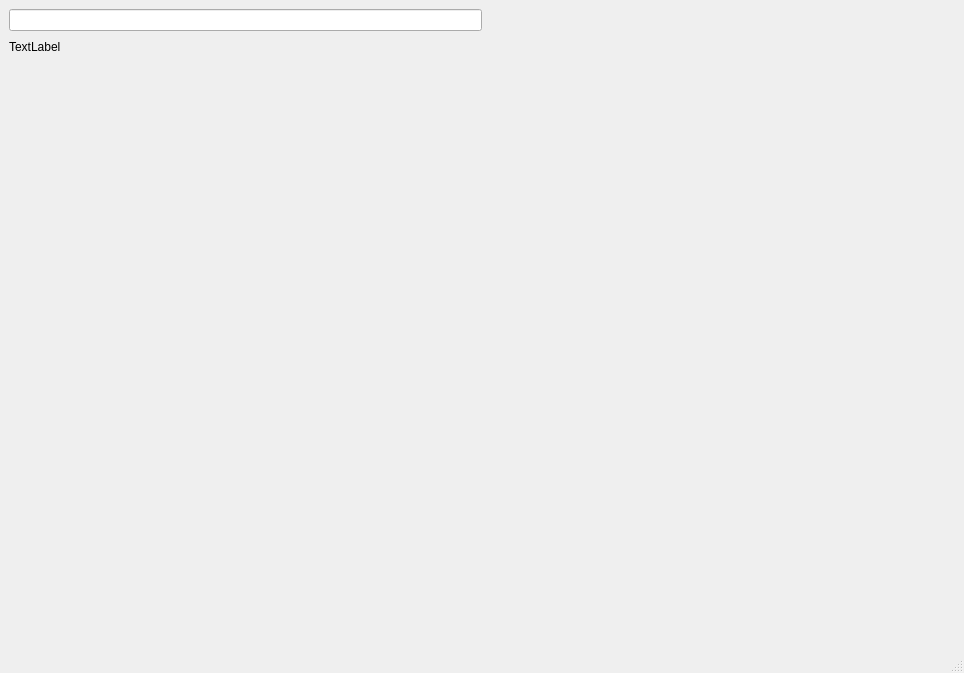
<?xml version="1.0" encoding="UTF-8"?>
<ui version="4.0">
 <class>MainWindow</class>
 <widget class="QMainWindow" name="MainWindow">
  <property name="geometry">
   <rect>
    <x>0</x>
    <y>0</y>
    <width>964</width>
    <height>673</height>
   </rect>
  </property>
  <property name="windowTitle">
   <string>Отображение карты</string>
  </property>
  <widget class="QWidget" name="centralwidget">
   <layout class="QGridLayout" name="gridLayout">
    <item row="1" column="0">
     <widget class="QLabel" name="g_map">
      <property name="text">
       <string>TextLabel</string>
      </property>
     </widget>
    </item>
    <item row="1" column="1">
     <spacer name="horizontalSpacer">
      <property name="orientation">
       <enum>Qt::Horizontal</enum>
      </property>
      <property name="sizeHint" stdset="0">
       <size>
        <width>40</width>
        <height>20</height>
       </size>
      </property>
     </spacer>
    </item>
    <item row="3" column="0">
     <spacer name="verticalSpacer">
      <property name="orientation">
       <enum>Qt::Vertical</enum>
      </property>
      <property name="sizeHint" stdset="0">
       <size>
        <width>20</width>
        <height>40</height>
       </size>
      </property>
     </spacer>
    </item>
    <item row="0" column="0">
     <widget class="QLineEdit" name="lineEdit"/>
    </item>
   </layout>
  </widget>
  <widget class="QMenuBar" name="menubar">
   <property name="geometry">
    <rect>
     <x>0</x>
     <y>0</y>
     <width>964</width>
     <height>18</height>
    </rect>
   </property>
  </widget>
  <widget class="QStatusBar" name="statusbar"/>
 </widget>
 <resources/>
 <connections/>
</ui>
